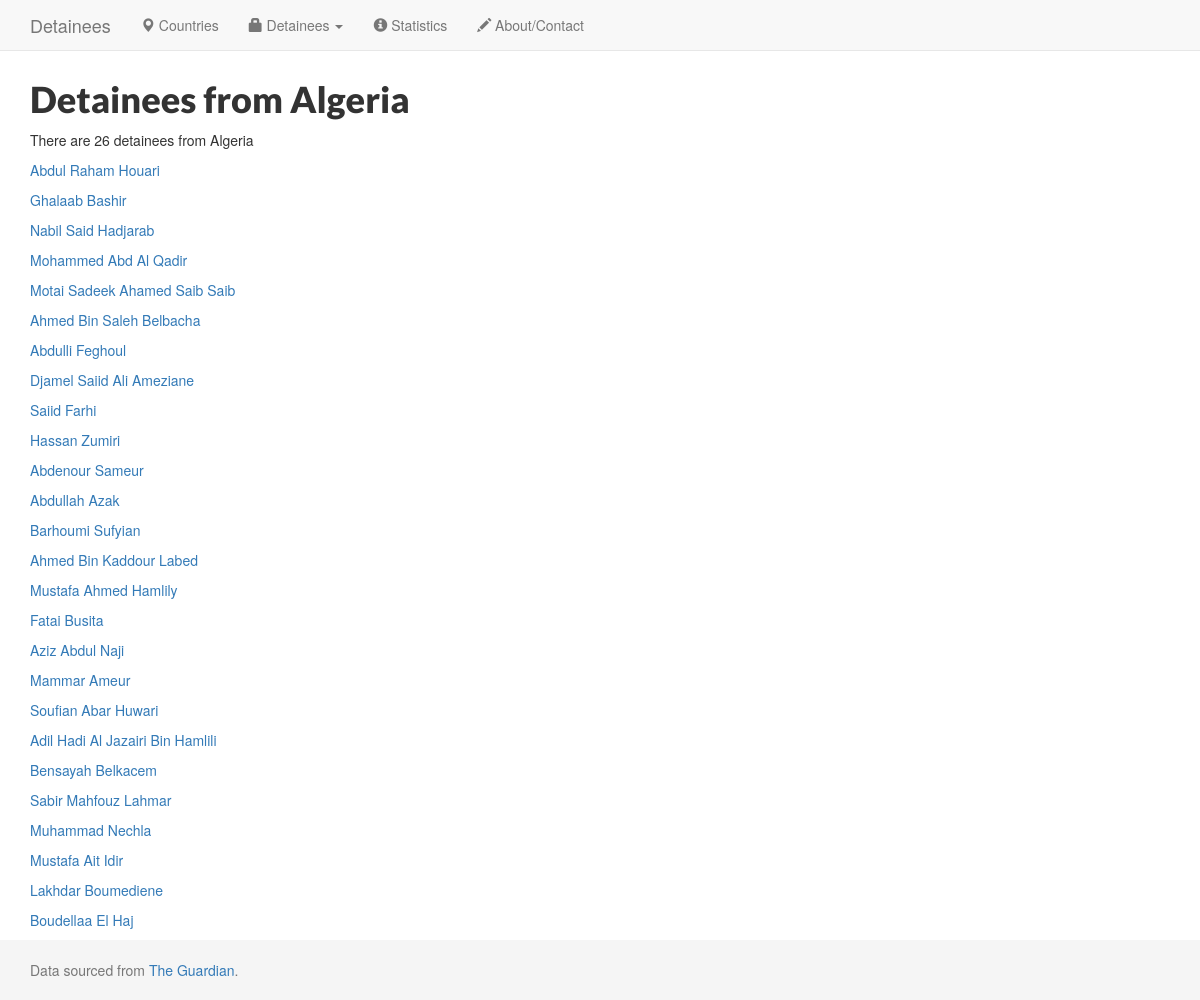
The page /country/DZ on the database its author committed.
### app.py (models this page shows)
class Country(Model):
    name = CharField()
    iso = CharField(primary_key=True)
    class Meta:
        database = db
        db_table = 'countries'

class Detainee(Model):
    country = ForeignKeyField(Country, related_name='detainees', to_field='iso', db_column='iso')
    name = CharField()
    isn = CharField(primary_key=True)
    nationality = CharField()
    iso = CharField()
    arrival_date = CharField()
    transfer_reason = CharField()
    capture_details = CharField()
    class Meta:
        database = db
        db_table = 'detainees'

### app.py (the view)
@app.route('/country/<abbreviation>')
def show_country(abbreviation):
    country = Country.get(Country.iso == abbreviation)
    return render_template('country.html', country=country, abbreviation=abbreviation)

### templates/country.html
{% extends "layout.html" %}
{% block content %}
  <h1>Detainees from {{ country.name }}</h1>
  <p>There are {{ country.detainees.count() }} detainees from {{ country.name }}</p>
  {% for detainee in country.detainees %}
    <p><a href="{{ url_for('.show_detainee', isn=detainee.isn) }}">{{ detainee.name.title() }}</a></p>
  {% endfor %}
{% endblock %}

### templates/layout.html (shortened to what this page needs)
<!DOCTYPE html>
<html lang="en">
  <head>
    <link href="//maxcdn.bootstrapcdn.com/bootstrap/3.3.1/css/bootstrap.min.css" rel="stylesheet" />
  </head>
  <body>
    <nav class="navbar navbar-default navbar-fixed-top" role="navigation">
      <div class="container">
        <div class="navbar-header">
          <a class="navbar-brand" href="/">Detainees</a>
        </div>
        <div id="navbar" class="collapse navbar-collapse">
          <ul class="nav navbar-nav">
            <li><a href="/countries"><span class='glyphicon glyphicon-map-marker'></span> Countries</a></li>
            <li class="dropdown">
              <a href="#" class="dropdown-toggle" data-toggle="dropdown" role="button" aria-expanded="false"><span class='glyphicon glyphicon-lock'></span> Detainees <span class="caret"></span></a>
            </li>
            <li><a href="/stats"><span class='glyphicon glyphicon-info-sign'></span> Statistics</a></li>
            <li><a href="/contact"><span class='glyphicon glyphicon-pencil'></span> About/Contact</a></li>
          </ul>
        </div>
      </div>
    </nav>
    <div class="container">
      {% block content %}{% endblock %}
    </div>
    <footer class="footer">
      <div class="container">
        <p class="text-muted">Data sourced from <a href="http://www.theguardian.com/world/datablog/2011/apr/25/guantanamo-bay-detainees-full-list#data">The Guardian</a>.</p>
      </div>
    </footer>
  </body>
</html>

### templates/layout.html (style rules this page uses)
html { position: relative; min-height: 100%; }
h1, h2, h3, h4, h5, h6 { font-family: 'Lato', sans-serif; font-weight: 900; }
body { margin-bottom: 60px; }
.footer { position: fixed; bottom: 0; width: 100%; height: 60px; background-color: #f5f5f5; }
body > .container { padding: 60px 15px 0; }
.container .text-muted { margin: 20px 0; }
.footer > .container { padding-right: 15px; padding-left: 15px; }

### rows shown on the page
Country: name "Algeria", detainees.count "26"
Detainee: name "Abdul Raham Houari"
Detainee: name "Ghalaab Bashir"
Detainee: name "Nabil Said Hadjarab"
Detainee: name "Mohammed Abd Al Qadir"
Detainee: name "Motai Sadeek Ahamed Saib Saib"
Detainee: name "Ahmed Bin Saleh Belbacha"
Detainee: name "Abdulli Feghoul"
Detainee: name "Djamel Saiid Ali Ameziane"
Detainee: name "Saiid Farhi"
Detainee: name "Hassan Zumiri"
Detainee: name "Abdenour Sameur"
Detainee: name "Abdullah Azak"
Detainee: name "Barhoumi Sufyian"
Detainee: name "Ahmed Bin Kaddour Labed"
Detainee: name "Mustafa Ahmed Hamlily"
Detainee: name "Fatai Busita"
Detainee: name "Aziz Abdul Naji"
Detainee: name "Mammar Ameur"
Detainee: name "Soufian Abar Huwari"
Detainee: name "Adil Hadi Al Jazairi Bin Hamlili"
Detainee: name "Bensayah Belkacem"
Detainee: name "Sabir Mahfouz Lahmar"
Detainee: name "Muhammad Nechla"
Detainee: name "Mustafa Ait Idir"
Detainee: name "Lakhdar Boumediene"
Detainee: name "Boudellaa El Haj"
